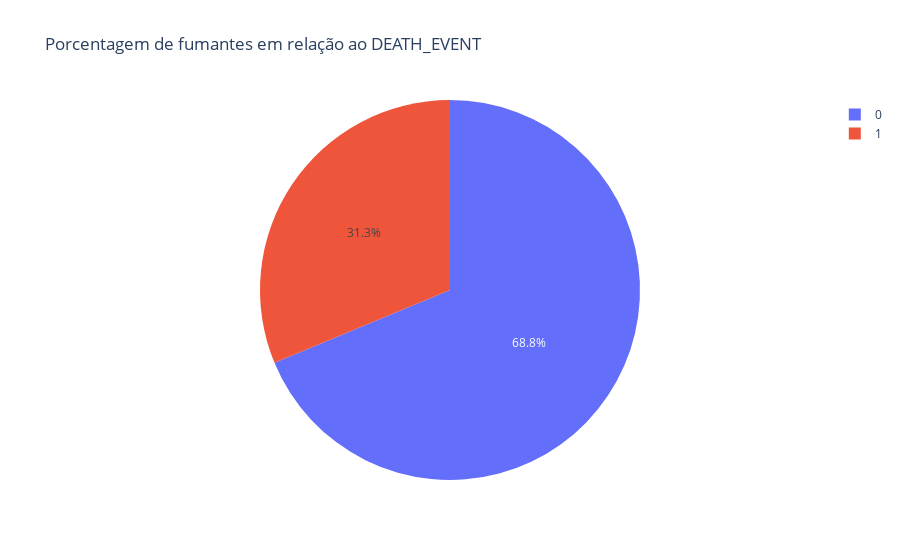

Notebook cell for this chart:
### Markdown cell above
Com este gráfico de setores, foi possível concluir que ter ou não diabetes possui um impacto moderado sobre a taxa de mortalidade.

### Code cell
px.pie(dados, values='smoking',names='DEATH_EVENT', title='Porcentagem de fumantes em relação ao DEATH_EVENT')

### Figure 1 — Plotly figure (JSON) as saved in the notebook; plotly's stock layout.template omitted (floating-point values rounded to 4 significant figures; data arrays with more than 128 entries replaced by an {"elided": "..."} marker saying what was removed)
{"data": [{"domain": {"x": [0, 1], "y": [0, 1]}, "hovertemplate": "DEATH_EVENT=%{label}<br>smoking=%{value}<extra></extra>", "labels": {"elided": "299 int values"}, "legendgroup": "", "name": "", "showlegend": true, "type": "pie", "values": {"elided": "299 int values"}}], "layout": {"legend": {"tracegroupgap": 0}, "title": {"text": "Porcentagem de fumantes em relação ao DEATH_EVENT"}}}
